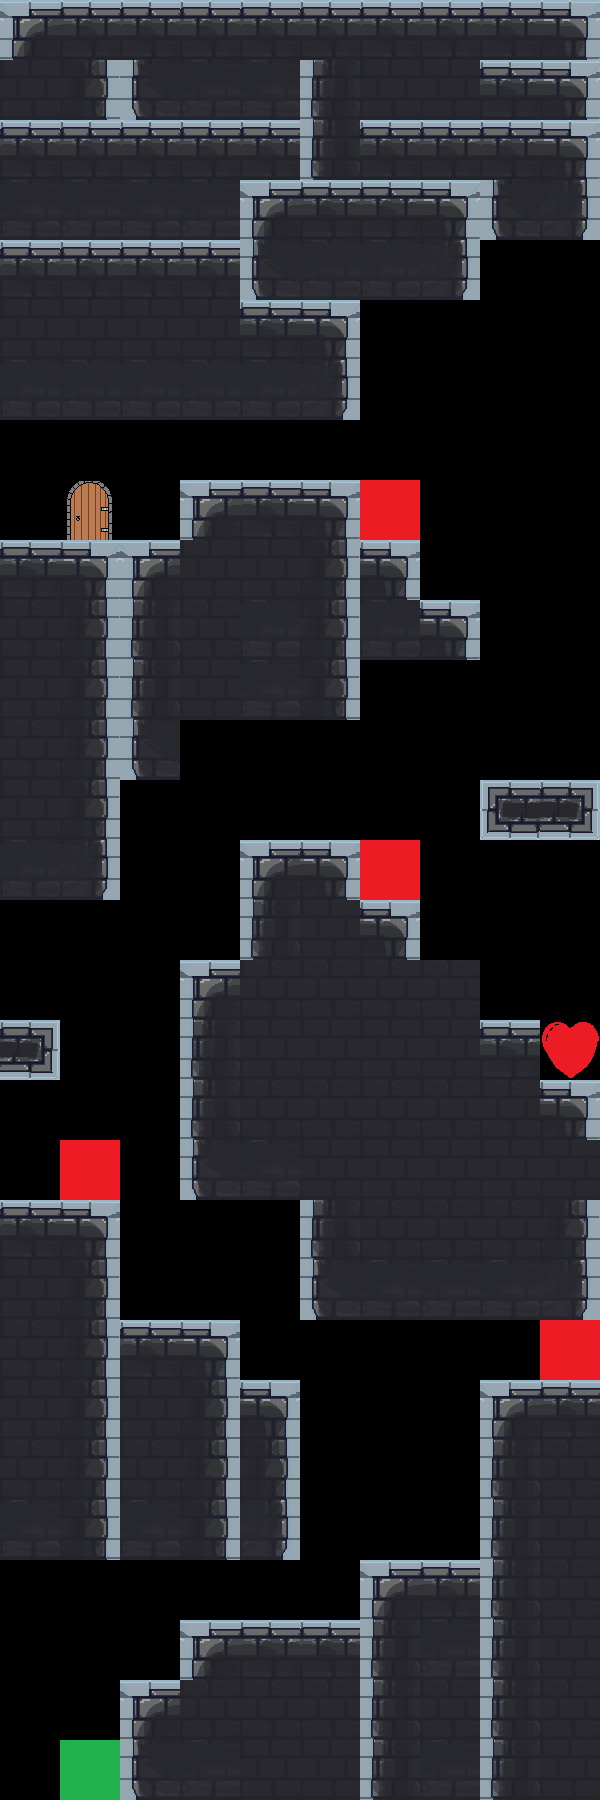

Below is a game level as drawn by its tile map, then a one-line description and the .tmx file that defines it, in full:
An orthogonal 10x30 tile map with 60x60 px tiles, 1 tile layer (Слой тайлов 1).

<map version="1.4" tiledversion="1.4.3" orientation="orthogonal" renderorder="right-down" width="10" height="30" tilewidth="60" tileheight="60" infinite="0" nextlayerid="2" nextobjectid="1">
 <tileset firstgid="1" source="stonetileset.tsx" />
 <layer id="1" name="Слой тайлов 1" width="10" height="30">
  <data encoding="csv">
8,9,9,9,9,9,9,9,9,10,
16,17,22,23,23,15,16,16,9,10,
9,9,9,9,9,15,9,9,9,10,
23,23,23,23,8,9,9,10,22,24,
9,9,9,9,22,23,23,24,0,0,
16,16,16,16,9,10,0,0,0,0,
23,23,23,23,23,24,0,0,0,0,
0,0,0,0,0,0,0,0,0,0,
0,4,0,8,9,10,2,0,0,0,
9,10,8,16,16,17,10,0,0,0,
16,17,15,16,23,17,23,10,0,0,
16,17,15,16,23,17,0,0,0,0,
16,17,22,0,0,0,0,0,0,0,
16,17,0,0,0,0,0,0,29,31,
23,24,0,0,8,10,2,0,0,0,
0,0,0,0,15,16,10,0,0,0,
0,0,0,8,16,16,16,16,0,0,
31,0,0,15,16,16,16,16,9,6,
0,0,0,15,16,16,16,16,16,10,
0,2,0,22,23,16,16,16,16,16,
9,10,0,0,0,15,16,16,16,17,
16,17,0,0,0,22,23,23,23,24,
16,17,9,10,0,0,0,0,0,2,
16,17,16,17,10,0,0,0,8,9,
16,17,16,17,17,0,0,0,15,16,
23,17,23,17,24,0,0,0,15,16,
0,0,0,0,0,0,8,9,15,16,
0,0,0,8,9,9,15,23,15,16,
0,0,8,16,16,16,15,16,15,16,
0,3,22,23,16,16,15,23,15,16
</data>
 </layer>
</map>
